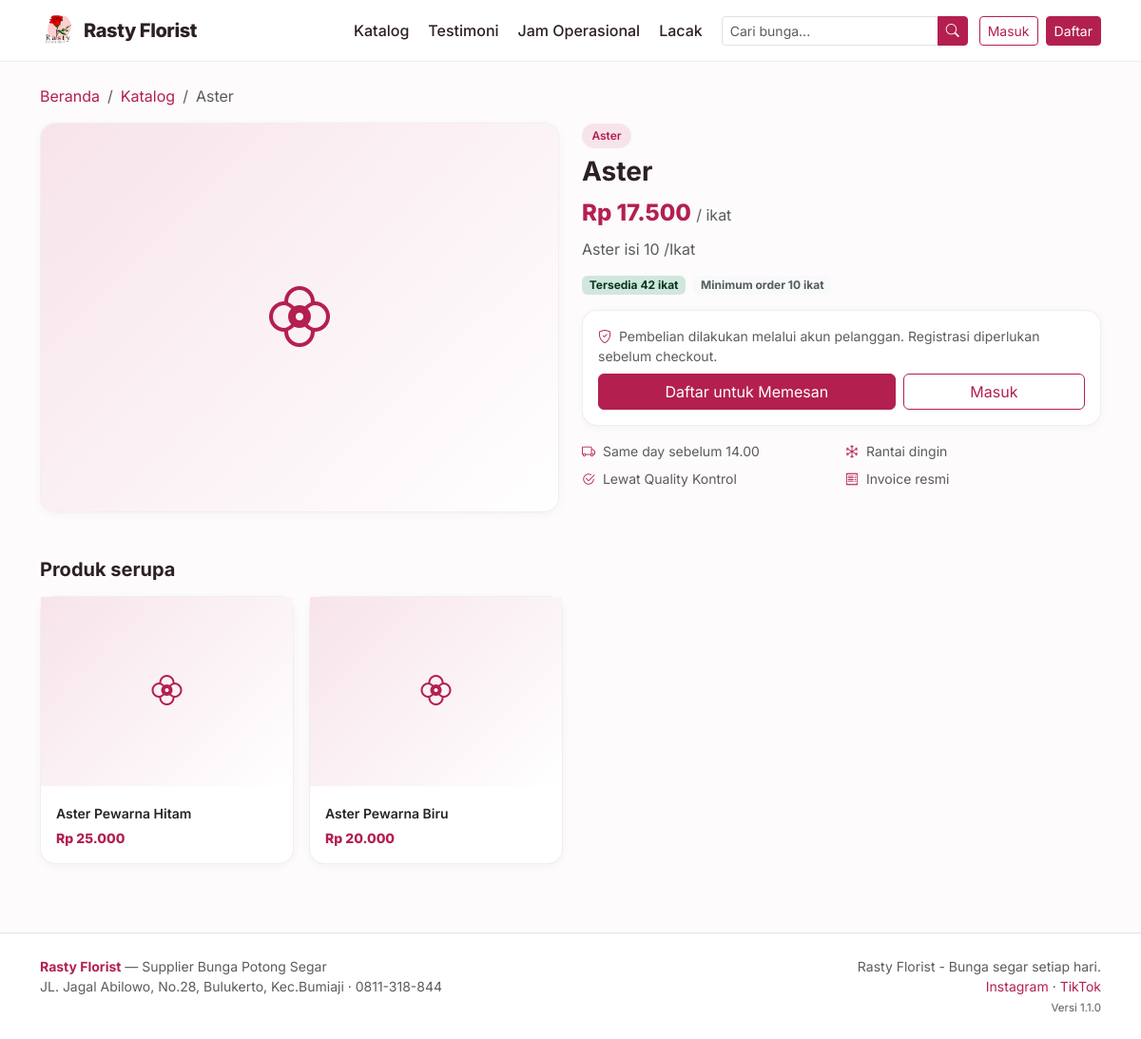
/produk/1, run on the app's committed database.
### tables this page shows
CREATE TABLE settings (
    key TEXT PRIMARY KEY,
    value TEXT
);

CREATE TABLE products (
    id INTEGER PRIMARY KEY AUTOINCREMENT,
    nama TEXT NOT NULL,
    deskripsi TEXT DEFAULT '',
    kategori TEXT DEFAULT 'Bunga Potong',
    harga INTEGER NOT NULL DEFAULT 0,
    stok INTEGER NOT NULL DEFAULT 0,
    stok_minimum INTEGER DEFAULT 5,
    satuan TEXT DEFAULT 'ikat',
    gambar TEXT DEFAULT '',
    aktif INTEGER NOT NULL DEFAULT 1,
    created_at TEXT NOT NULL
, min_order INTEGER NOT NULL DEFAULT 0, deskripsi_panjang TEXT DEFAULT '', rekomendasi TEXT DEFAULT '', ketentuan TEXT DEFAULT '');

### blueprints/public.py (the view)
@bp.route("/produk/<int:product_id>")
def product_detail(product_id):
    product = database.query("SELECT * FROM products WHERE id = ? AND aktif = 1", (product_id,), one=True)
    if product is None:
        from flask import abort
        abort(404)
    related = database.query(
        "SELECT * FROM products WHERE aktif = 1 AND kategori = ? AND id != ? LIMIT 4",
        (product["kategori"], product_id))
    return render_template("public/product.html", product=product, related=related)

### db.py (called while the page is built)
def invoice_logo_px(settings=None):
    ukuran = (settings or all_settings()).get("invoice_logo_ukuran", "sedang")
    for kunci, _label, px in INVOICE_LOGO_UKURAN:
        if kunci == ukuran:
            return px
    return 64

def katalog_dari(settings):
    return {key: settings.get(key, "1") == "1" for key, _label, _ket in KATALOG_SEKSI}

def pengiriman_metode(settings=None):
    data = settings or all_settings()
    aktif = [label for key, label, _ket in PENGIRIMAN_METODE
             if data.get(key, "1") == "1"]
    return aktif or [PENGIRIMAN_METODE[1][1]]

def jam_harian(settings=None):
    data = settings or all_settings()
    hasil = {}
    for key, _label in HARI:
        buka, tutup = JAM_BAWAAN[key]
        hasil[key] = (data.get("jam_buka_" + key, buka), data.get("jam_tutup_" + key, tutup))
    return hasil

def jam_dari(settings):
    return {key: (settings.get("jam_buka_" + key, JAM_BAWAAN[key][0]),
                  settings.get("jam_tutup_" + key, JAM_BAWAAN[key][1]))
            for key, _label in HARI}

def _jam_teks(nilai):
    return nilai.replace(":", ".")

def jam_daftar(settings=None):
    data = settings or all_settings()
    jam = jam_dari(data)
    rows = []
    for key, label in HARI:
        buka, tutup = jam[key]
        rows.append({
            "key": key,
            "label": label,
            "buka": buka,
            "tutup": tutup,
            "tutup_hari": buka == tutup or not buka or not tutup,
            "teks": "%s – %s WIB" % (_jam_teks(buka), _jam_teks(tutup)),
        })
    return rows

def jam_ringkas(settings=None):
    rows = jam_daftar(settings)
    grup = []
    for row in rows:
        nilai = "Tutup" if row["tutup_hari"] else row["teks"]
        if grup and grup[-1][1] == nilai:
            grup[-1][2] = row["label"]
        else:
            grup.append([row["label"], nilai, row["label"]])
    hasil = []
    for awal, nilai, akhir in grup:
        label = awal if awal == akhir else "%s – %s" % (awal, akhir)
        hasil.append((label, nilai))
    return hasil

def toko_buka(settings=None, saat=None):
    saat = saat or datetime.now()
    key = HARI[saat.weekday()][0]
    buka, tutup = jam_harian(settings)[key]
    try:
        jam_buka = datetime.strptime(buka, "%H:%M").time()
        jam_tutup = datetime.strptime(tutup, "%H:%M").time()
    except ValueError:
        return False
    return jam_buka <= saat.time() <= jam_tutup

### templates/public/product.html (shortened to what this page needs)
{% extends "public/base.html" %}
{% block body %}
<div class="container py-4">
  <nav aria-label="breadcrumb">
    <ol class="breadcrumb small">
      <li class="breadcrumb-item"><a href="{{ url_for('public.index') }}">Beranda</a></li>
      <li class="breadcrumb-item"><a href="{{ url_for('public.index') }}#katalog">Katalog</a></li>
      <li class="breadcrumb-item active">{{ product.nama }}</li>
    </ol>
  </nav>
  <div class="row g-4">
    <div class="col-lg-6">
      <div class="rf-card overflow-hidden">
        {% if product.gambar %}
          <img src="{{ url_for('static', filename='uploads/' + product.gambar) }}" class="w-100" style="aspect-ratio:4/3;object-fit:cover" alt="{{ product.nama }}">
        {% else %}
          <div class="rf-img-placeholder" style="aspect-ratio:4/3;font-size:4rem"><i class="bi bi-flower2"></i></div>
        {% endif %}
      </div>
    </div>
    <div class="col-lg-6">
      <span class="rf-chip mb-2">{{ product.kategori }}</span>
      <h1 class="fw-bold h3">{{ product.nama }}</h1>
      <div class="rf-price fs-4 mb-2">{{ rupiah(product.harga) }} <span class="fs-6 text-muted fw-normal">/ {{ product.satuan }}</span></div>
      <p class="text-muted">{{ product.deskripsi }}</p>
      <div class="d-flex gap-2 my-3">
        {% if product.stok > product.stok_minimum %}
          <span class="badge bg-success-subtle text-success-emphasis">Tersedia {{ product.stok }} {{ product.satuan }}</span>
        {% elif product.stok > 0 %}
          <span class="badge bg-warning-subtle text-warning-emphasis">Stok terbatas {{ product.stok }} {{ product.satuan }}</span>
        {% else %}
          <span class="badge bg-danger-subtle text-danger-emphasis">Stok habis</span>
        {% endif %}
        {% if product.min_order %}
        <span class="badge bg-light text-muted">Minimum order {{ product.min_order }} {{ product.satuan }}</span>
        {% endif %}
      </div>
      <div class="rf-card p-3 mb-3">
        <div class="small text-muted mb-2">
          <i class="bi bi-shield-check text-rf me-1"></i>
          Pembelian dilakukan melalui akun pelanggan. Registrasi diperlukan sebelum checkout.
        </div>
        {% if current_user and current_user.role == 'pelanggan' %}
          <a href="{{ url_for('customer.new_order') }}" class="btn btn-primary w-100">
            <i class="bi bi-cart-plus me-1"></i> Pesan Produk Ini
          </a>
        {% elif current_user %}
          <a href="{{ panel_url }}" class="btn btn-outline-rf w-100">Buka Panel</a>
        {% else %}
          <div class="d-flex gap-2">
            <a href="{{ url_for('auth.register') }}" class="btn btn-primary flex-fill">Daftar untuk Memesan</a>
            <a href="{{ url_for('auth.login') }}" class="btn btn-outline-rf flex-fill">Masuk</a>
          </div>
        {% endif %}
      </div>
      <div class="row g-2 small text-muted">
        <div class="col-6"><i class="bi bi-truck me-1 text-rf"></i> Same day sebelum 14.00</div>
        <div class="col-6"><i class="bi bi-snow me-1 text-rf"></i> Rantai dingin</div>
        <div class="col-6"><i class="bi bi-check2-circle me-1 text-rf"></i> Lewat Quality Kontrol</div>
        <div class="col-6"><i class="bi bi-receipt me-1 text-rf"></i> Invoice resmi</div>
      </div>
    </div>
  </div>
  {% if related %}
  <h5 class="fw-bold mt-5 mb-3">Produk serupa</h5>
  <div class="row g-3">
    {% for p in related %}
    <div class="col-6 col-md-3">
      <div class="rf-card rf-card-hover h-100">
        {% if p.gambar %}
          <img src="{{ url_for('static', filename='uploads/' + p.gambar) }}" class="rf-product-img" alt="">
        {% else %}
          <div class="rf-img-placeholder"><i class="bi bi-flower2"></i></div>
        {% endif %}
        <div class="p-3">
          <a href="{{ url_for('public.product_detail', product_id=p.id) }}" class="fw-semibold text-dark small">{{ p.nama }}</a>
          <div class="rf-price small mt-1">{{ rupiah(p.harga) }}</div>
        </div>
      </div>
    </div>
    {% endfor %}
  </div>
  {% endif %}
</div>
{% endblock %}

### templates/public/base.html (shortened to what this page needs)
<!doctype html>
<html lang="id">
<head>
  <link href="https://cdn.jsdelivr.net/npm/bootstrap@5.3.3/dist/css/bootstrap.min.css" rel="stylesheet">
  <link href="https://cdn.jsdelivr.net/npm/bootstrap-icons@1.11.3/font/bootstrap-icons.min.css" rel="stylesheet">
</head>
<body>
<nav class="navbar navbar-expand-lg rf-navbar">
  <div class="container">
    <a class="navbar-brand d-flex align-items-center gap-2 rf-brand" href="{{ url_for('public.index') }}">
      {% if settings.logo %}
        <img src="{{ url_for('static', filename='uploads/' + settings.logo) }}" alt="Logo">
      {% else %}
        <span class="rf-brand-mark">R</span>
      {% endif %}
      <span>{{ settings.nama_toko }}</span>
    </a>
    <div class="collapse navbar-collapse" id="navMain">
      <ul class="navbar-nav ms-auto align-items-lg-center gap-lg-1">
        {% if menu_publik.nav_katalog and katalog.katalog_produk %}
        <li class="nav-item"><a class="nav-link rf-nav-link" href="{{ url_for('public.index') }}#katalog">Katalog</a></li>
        {% endif %}
        {% if menu_publik.nav_testimoni and katalog.katalog_testimoni %}
        <li class="nav-item"><a class="nav-link rf-nav-link" href="{{ url_for('public.index') }}#testimoni">Testimoni</a></li>
        {% endif %}
        {% if menu_publik.nav_jam and katalog.katalog_jam %}
        <li class="nav-item"><a class="nav-link rf-nav-link" href="{{ url_for('public.index') }}#jam">Jam Operasional</a></li>
        {% endif %}
        {% if menu_publik.nav_lacak %}
        <li class="nav-item"><a class="nav-link rf-nav-link" href="{{ url_for('public.track') }}">Lacak</a></li>
        {% endif %}
        <li class="nav-item ms-lg-2">
          <form class="d-flex" action="{{ url_for('public.index') }}" method="get">
            <div class="input-group input-group-sm">
              <input class="form-control" type="search" name="q" placeholder="Cari bunga..." value="{{ q or '' }}" aria-label="Cari">
              <button class="btn btn-primary" type="submit" aria-label="Cari"><i class="bi bi-search"></i></button>
            </div>
          </form>
        </li>
        {% if current_user %}
          <li class="nav-item ms-lg-2">
            <a class="btn btn-primary btn-sm w-100" href="{{ panel_url }}">
              <i class="bi bi-grid-1x2-fill me-1"></i> Panel Saya
            </a>
          </li>
        {% else %}
          <li class="nav-item ms-lg-2"><a class="btn btn-outline-rf btn-sm w-100" href="{{ url_for('auth.login') }}">Masuk</a></li>
          <li class="nav-item ms-lg-1"><a class="btn btn-primary btn-sm w-100" href="{{ url_for('auth.register') }}">Daftar</a></li>
        {% endif %}
      </ul>
    </div>
  </div>
</nav>
{% block body %}{% endblock %}
<footer class="bg-white border-top mt-5 py-4">
  <div class="container d-flex flex-wrap justify-content-between gap-3 small text-muted">
    <div>
      <strong class="text-rf">{{ settings.nama_toko }}</strong> — {{ settings.tagline }}<br>
      {{ settings.alamat }} · {{ settings.telepon }}
    </div>
    <div class="text-lg-end">
      {{ settings.footer_text }}<br>
      <a href="{{ settings.instagram }}" target="_blank" rel="noopener">Instagram</a> ·
      <a href="{{ settings.tiktok }}" target="_blank" rel="noopener">TikTok</a>
      <div class="mt-1" style="font-size:.72rem">Versi {{ APP_VERSION }}</div>
    </div>
  </div>
</footer>
</body>
</html>

### data on the page
settings: value (picture)
settings: nama_toko "Rasty Florist"
products: nama "Aster", kategori "Aster", harga "Rp 17.500", satuan "ikat", deskripsi "Aster isi 10 /Ikat", stok "42", min_order "10"
products: nama "Aster Pewarna Hitam", harga "Rp 25.000"
products: nama "Aster Pewarna Biru", harga "Rp 20.000"
settings: tagline "Supplier Bunga Potong Segar"
settings: alamat "JL. Jagal Abilowo, No.28, Bulukerto, Kec.Bumiaji"
settings: telepon "0811-318-844"
settings: footer_text "Rasty Florist - Bunga segar setiap hari."

### other printed values
{{ APP_VERSION }} "1.1.0"
